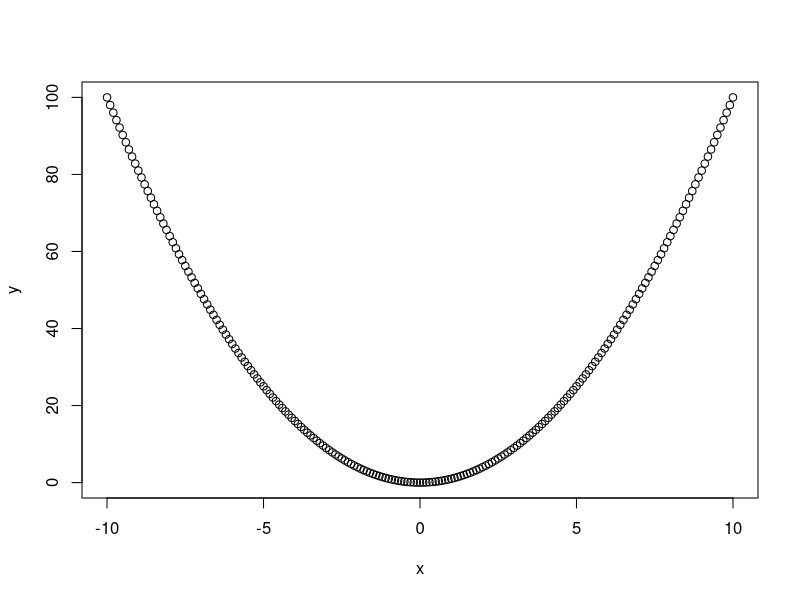
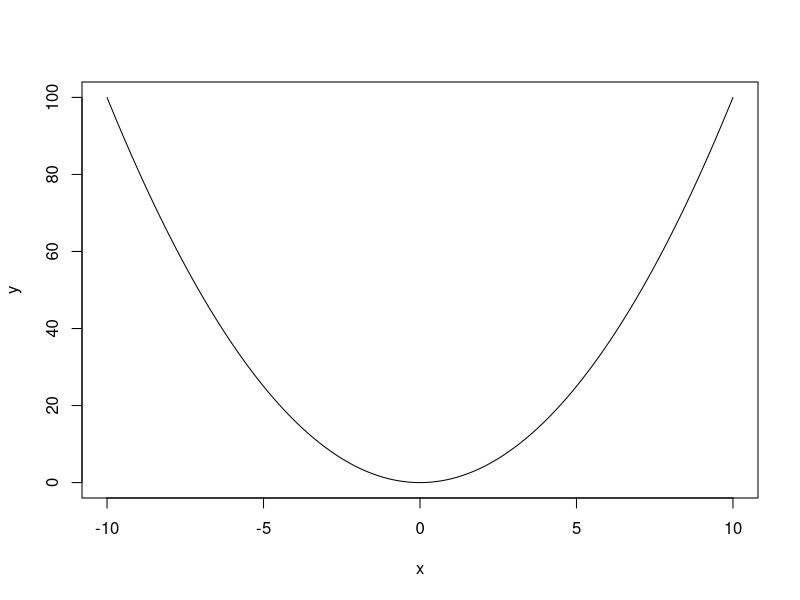
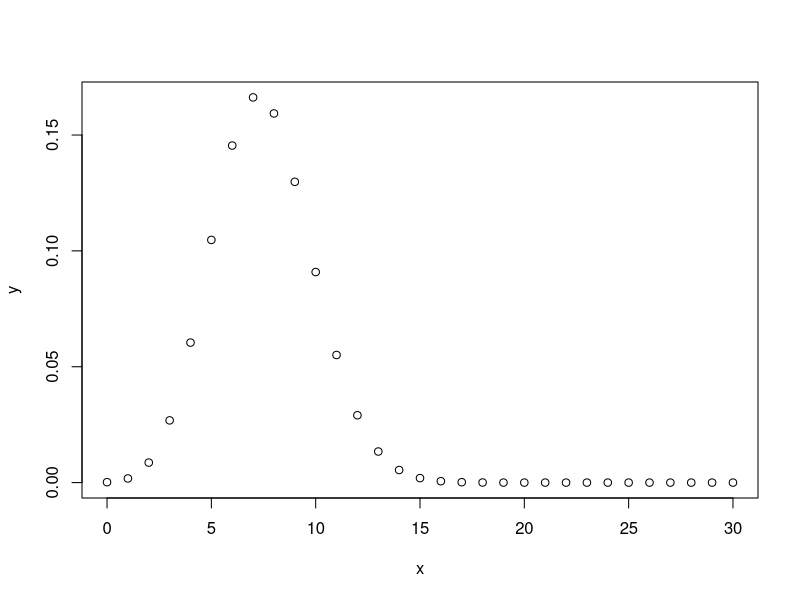
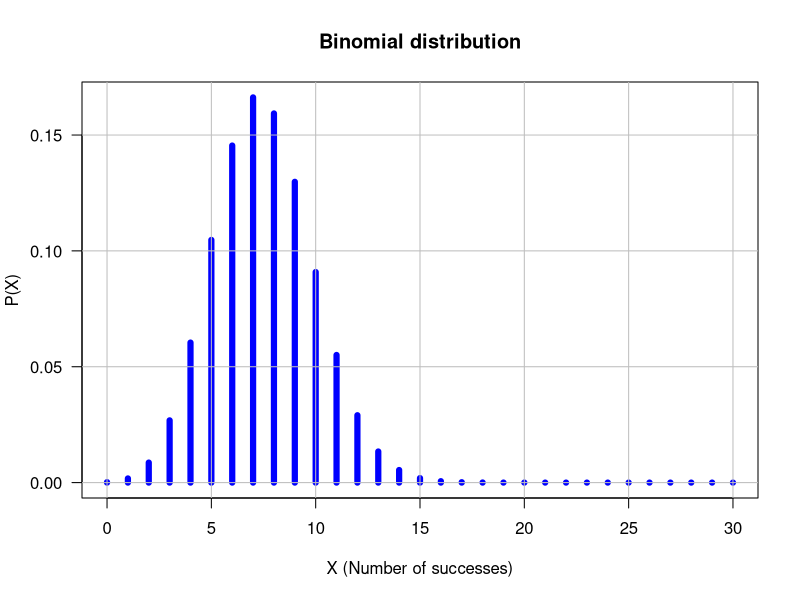
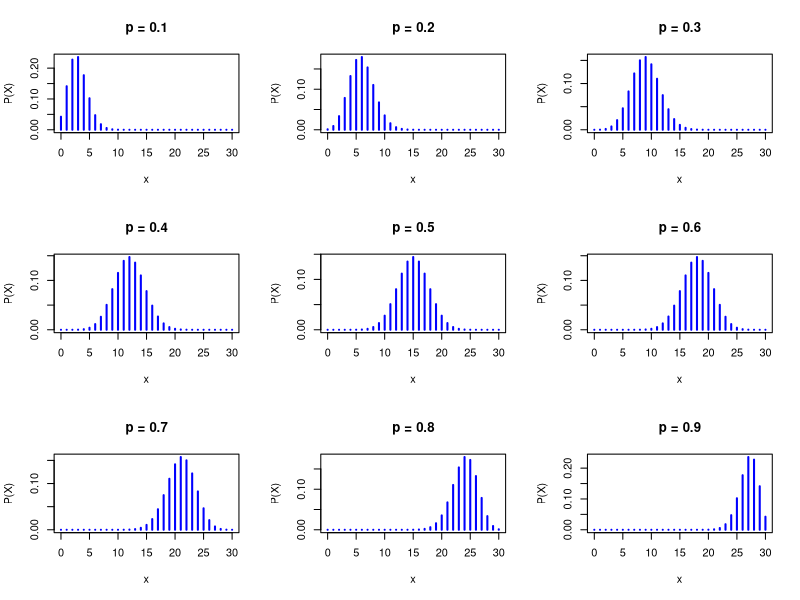
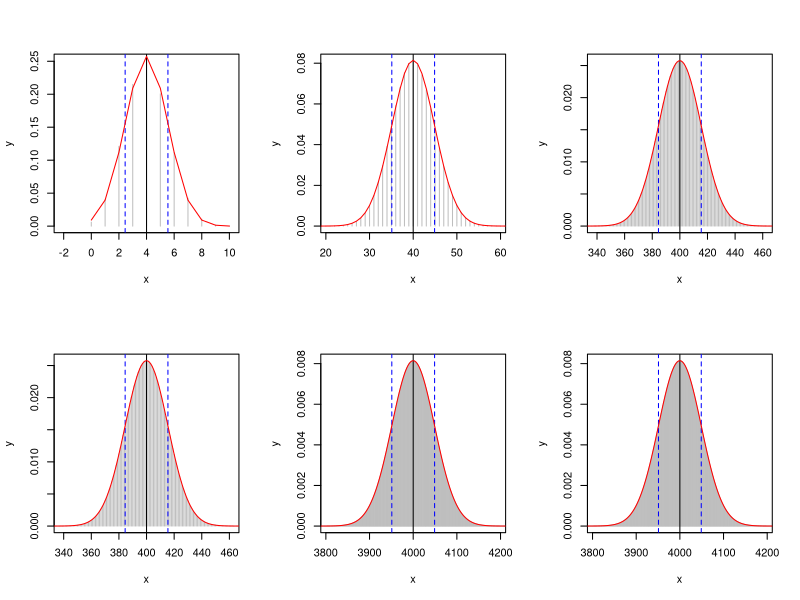

Here is the R script that generated these plots, in order:
## ---- chunk 1
library(knitr)
## Default parameters for displaying the slides
knitr::opts_chunk$set(
  echo = TRUE, 
  eval=TRUE, 
  fig.width = 7, 
  fig.height = 5, 
  fig.align = "center", 
  fig.path = "figures/",
  size = "tiny", 
  warning = FALSE, 
  results = TRUE, 
  message = FALSE, 
  comment = "")

dir.main <- "~/stat1"
dir.current <- file.path(dir.main, "practicals", "01_intro_R")
setwd(dir.current)

## ---- chunk 2
2 + 5
## ---- chunk 3
a <- 2
## ---- chunk 4
print(a)
## ---- chunk 5
b <- 5
c <- a + b
print(a)
print(b)
print(c)
## ---- chunk 6
a <- 3 ## Change the value of a
print(a)
print(b)
print(c)

## Check whether c equals a + b
c == a + b
## ---- chunk 7
a <- 27 ## Change the value of a
c <- a + b
print(c) ## Print the value of c

## Check whether c  equals a + b
c == a + b
## ---- chunk 8
troisNombres <- c(27,12,3000)
print(troisNombres)
## ---- chunk 9
x <- 0:30
print(x)
## ---- chunk 10
print(58:157)
## ---- chunk 11
x <- 1:10 # Define a series from 1 to 10
print(x)
y <- x^2 # Compute the square of each number
print(y)
## ---- chunk 12
seq(from=-1, to=1, by=0.1)
## ---- chunk 13
# The # symbol allows to insert comments in R code

# Define  a vector named "whoami", and 
# containing two names
whoami <- c("Denis", "Siméon")
print(whoami) # Comment at the end of a line
## ---- chunk 14
# To concatenate the elements of a vector in a single chain, use "collapse"
firstName <- paste(collapse = " ", whoami)
print(firstName)

# TO concatenate two vectors, use "sep"
lastName <- "Poisson"
print(paste(sep = " ", firstName, lastName))

## Concatenate 2 vectors with 3 values each
firstNames <- c("George", "Alfred", "Frédéric")
lastNames <- c("Sand",  "Musset", "Chopin")
fullNames <- paste(sep = " ", firstNames, lastNames)
print(fullNames)

## ---- chunk 15
paste(fullNames, collapse = ", ")
## ---- chunk 16
x <- seq(from = -10, to = 10, by = 0.1)
y <- x^2
plot(x,y)
## ---- chunk 17
x <- seq(from = -10, to = 10, by = 0.1)
y <- x^2
plot(x,y, type="l")
## ---- chunk 18
help("Binomial")

## ---- chunk 19
## Define all possible values for X
n <- 30
x <- 0:n
p <- 0.25

## Compute the binomial PMF
pmf <- dbinom(x = x, size = n, prob = p)
## ---- chunk 20
pmf[1:5]
## ---- chunk 21
pmf[(n-3):n]
## ---- chunk 22
round(pmf, digit=3)
## ---- chunk 23
signif(pmf, digit=3)
## ---- chunk 24
n <- 30; x <- 0:n   # Define the X values from 0 to 14
y <- dbinom(x = x, size = n, prob = 0.25) # Poisson density
plot(x,y) # Check the result
## ---- chunk 25
n <- 30; x <- 0:n   # Define the X values from 0 to 14
y <- dbinom(x = x, size = n, prob = 0.25) # Poisson density
plot(x, y,
     main = "Binomial distribution",
     xlab = "X (Number of successes)",
     ylab = "P(X)",
     col = 'blue',
     lwd = 6,
     las = 1,
     type = "h")
grid(lty = "solid", col="gray")


## ---- chunk 26
par(mfrow = c(3,3))
n <- 30  # Number of trials
x <- 0:n # Number of successes
for (p in seq(from = 0.1, to = 0.9, by = 0.1)) {
  plot(x, dbinom(x, prob = p, size = n),
       main = paste("p =", p),
       ylab = "P(X)",
       type = "h", lwd = 2, col = "blue"
       )
}

par(mfrow = c(1,1))

## ---- chunk 27
n <- 10
p <- 0.4

#' @title PLot a binomial disrtribution
#' @param size number of trials
#' @param prob probability of success at each trial
BinomPlot <- function(size, prob, ...) {
  x <- 0:size
  
  mean  <- prob * size
  binomVar <- size * prob * (1 - prob)
  binomSD <- sqrt(binomVar)
  plotXLim <- c(mean - 4 * binomSD, 
            mean + 4 * binomSD)

  y <- dbinom(x = x, size = size, prob = prob)
  plot(x, y, type="h", col = "gray", xlim = plotXLim, ...)

  
  abline(v=mean)
  
  abline(v = mean - binomSD, lty = "dashed", col = "blue")
  abline(v = mean + binomSD, lty = "dashed", col = "blue")
  
}



par(mfrow=c(2,3))
for (n in c(10, 100, 1000, 1000, 10000, 10000)) {
  BinomPlot(prob = 0.4, size = n)
  x <- 0:n
  
  ## Draw a normal curve above the binomial
  lines(x, dnorm(x, mean = p * n, sd = sqrt(p * (1 - p ) * n)), type = "l", col = "red")
}
par(mfrow=c(1,1))

## ---- chunk 28
sessionInfo()
